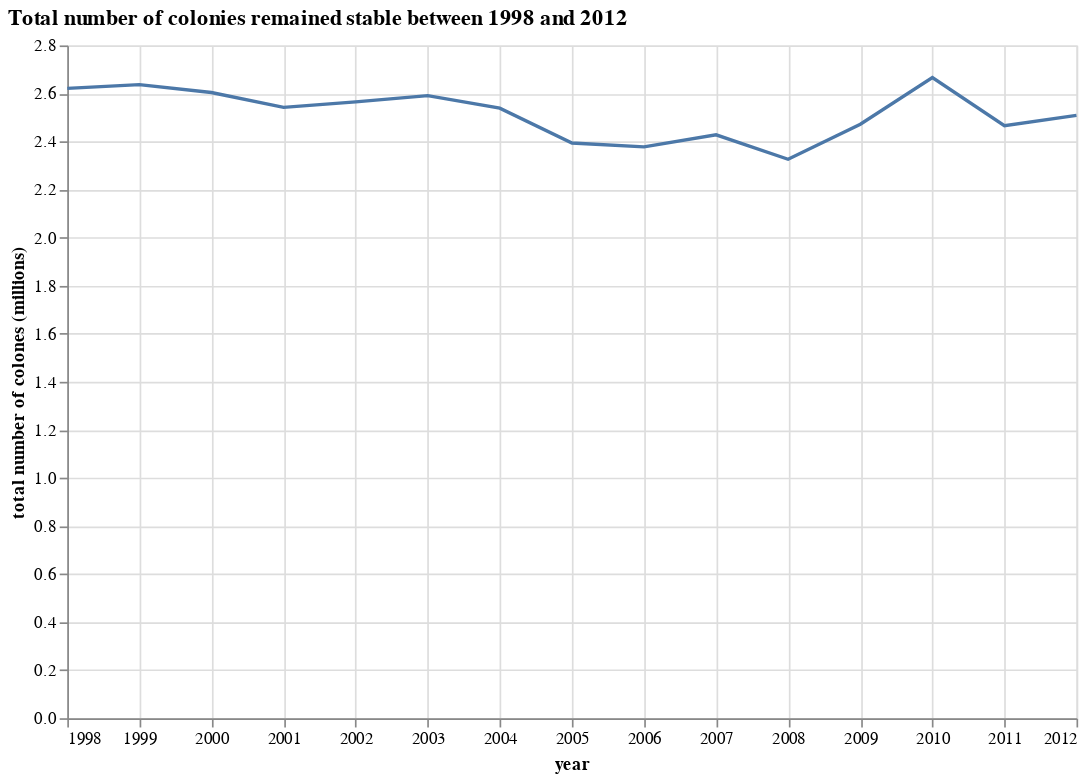

The notebook cell saved with this chart:
### Code cell
#| code-summary: 'Annual total number of colonies'
gsource = (
    v_honeyprod
    .get('numcol')
    .groupby('year')
    .sum()
    .div(1_000_000)
    .rename('totalnumcol')
    .to_frame()
    .reset_index()
)
alt.Chart(gsource).mark_line().encode(
    x='year',
    y=alt.Y('totalnumcol', title='total number of colones (millions)')
).properties(
    width=600,
    height=400,
    title='Total number of colonies remained stable between 1998 and 2012'
).configure_title(
    anchor='start'
)

### Figure 1 — Vega-Lite specification as saved in the notebook (floating-point values rounded to 4 significant figures)
{"config": {"view": {"continuousWidth": 400, "continuousHeight": 300}, "title": {"anchor": "start"}}, "data": {"name": "data-c378a65844f719e87df6a5a69fa46dc6"}, "mark": "line", "encoding": {"x": {"field": "year", "type": "temporal"}, "y": {"field": "totalnumcol", "title": "total number of colones (millions)", "type": "quantitative"}}, "height": 400, "title": "Total number of colonies remained stable between 1998 and 2012", "width": 600, "$schema": "https://vega.github.io/schema/vega-lite/v4.17.0.json", "datasets": {"data-c378a65844f719e87df6a5a69fa46dc6": [{"year": "1998-01-01T00:00:00", "totalnumcol": 2.621}, {"year": "1999-01-01T00:00:00", "totalnumcol": 2.637}, {"year": "2000-01-01T00:00:00", "totalnumcol": 2.604}, {"year": "2001-01-01T00:00:00", "totalnumcol": 2.542}, {"year": "2002-01-01T00:00:00", "totalnumcol": 2.565}, {"year": "2003-01-01T00:00:00", "totalnumcol": 2.591}, {"year": "2004-01-01T00:00:00", "totalnumcol": 2.539}, {"year": "2005-01-01T00:00:00", "totalnumcol": 2.394}, {"year": "2006-01-01T00:00:00", "totalnumcol": 2.378}, {"year": "2007-01-01T00:00:00", "totalnumcol": 2.428}, {"year": "2008-01-01T00:00:00", "totalnumcol": 2.326}, {"year": "2009-01-01T00:00:00", "totalnumcol": 2.472}, {"year": "2010-01-01T00:00:00", "totalnumcol": 2.666}, {"year": "2011-01-01T00:00:00", "totalnumcol": 2.466}, {"year": "2012-01-01T00:00:00", "totalnumcol": 2.509}]}}
